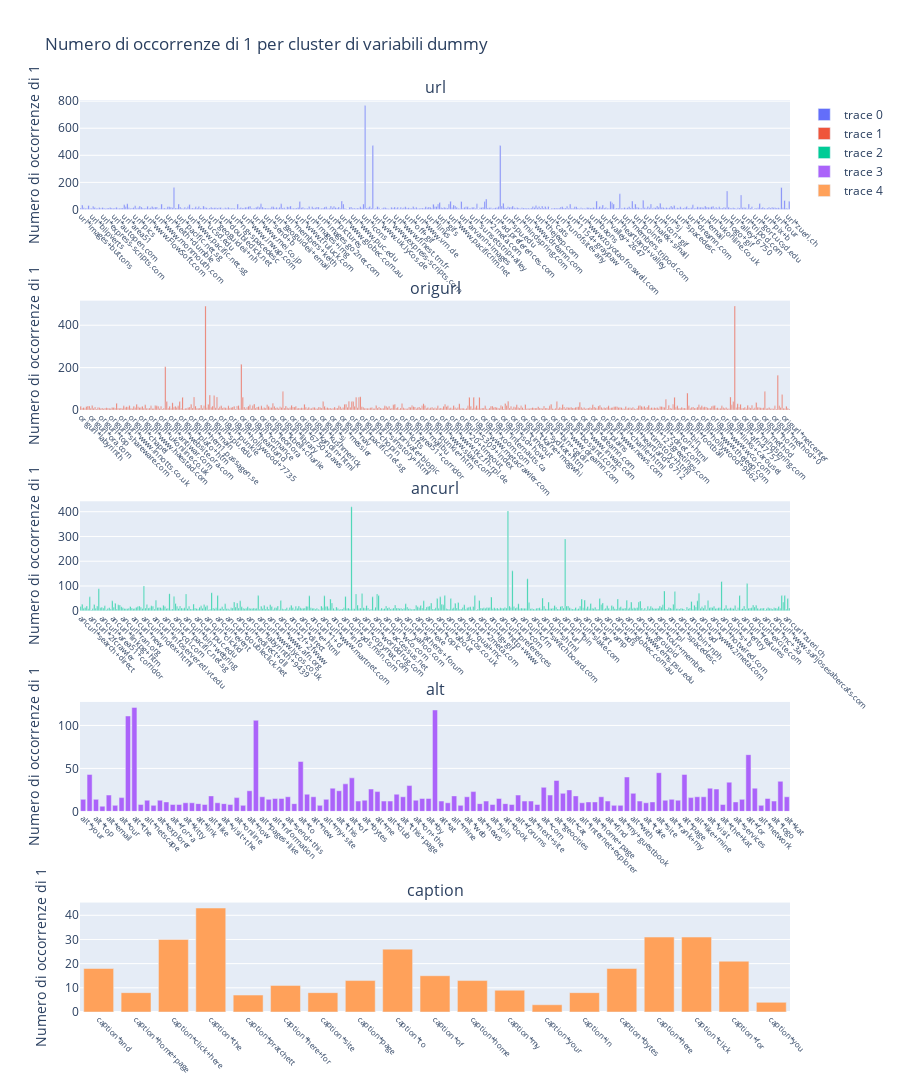

The code cell stored with this chart in its notebook:
### Markdown cell above
Si può notare una buona correlazione (Pearson) tra le variabili continue inerenti alle immagini.

### Code cell
# Raggruppa le variabili dummy in cluster
url_features = train_set[[col for col in train_set.columns if col.startswith('url*')]]
origurl_features = train_set.filter(like='origurl*')
ancurl_features = train_set.filter(like='ancurl*')
alt_features = train_set.filter(like='alt*')
caption_features = train_set.filter(like='caption*')

# Lista dei cluster e corrispondenti nomi dei cluster
clusters = [url_features, origurl_features, ancurl_features, alt_features, caption_features]
cluster_names = ['url', 'origurl', 'ancurl', 'alt', 'caption']

# Creazione della figura interattiva con sottoplot per ogni cluster
fig = make_subplots(rows=len(clusters), cols=1, subplot_titles=cluster_names)

# Aggiunta dei grafici a barre interattivi per ogni cluster
for i, cluster in enumerate(clusters):
    counts = cluster.sum()
    fig.add_trace(go.Bar(x=counts.index, y=counts.values, hovertemplate="Label: %{x}<br>Occorrenze di 1: %{y}"), row=i+1, col=1)

# Aggiunta dei titoli e impostazioni del layout
fig.update_layout(height=500*len(clusters), title_text="Numero di occorrenze di 1 per cluster di variabili dummy")
fig.update_xaxes(tickangle=45, tickfont=dict(size=8), showgrid=False)
fig.update_yaxes(title_text="Numero di occorrenze di 1")

fig.show()

### Figure 1 — Plotly figure (JSON) as saved in the notebook; plotly's stock layout.template omitted (floating-point values rounded to 4 significant figures; data arrays with more than 128 entries replaced by an {"elided": "..."} marker saying what was removed)
{"data": [{"hovertemplate": "Label: %{x}<br>Occorrenze di 1: %{y}", "type": "bar", "x": {"elided": "457 str values"}, "xaxis": "x", "y": {"elided": "457 int values"}, "yaxis": "y"}, {"hovertemplate": "Label: %{x}<br>Occorrenze di 1: %{y}", "type": "bar", "x": {"elided": "495 str values"}, "xaxis": "x2", "y": {"elided": "495 int values"}, "yaxis": "y2"}, {"hovertemplate": "Label: %{x}<br>Occorrenze di 1: %{y}", "type": "bar", "x": {"elided": "472 str values"}, "xaxis": "x3", "y": {"elided": "472 int values"}, "yaxis": "y3"}, {"hovertemplate": "Label: %{x}<br>Occorrenze di 1: %{y}", "type": "bar", "x": ["alt*your", "alt*and", "alt*top", "alt*all", "alt*email", "alt*out", "alt*our", "alt*here", "alt*the", "alt*download", "alt*netscape", "alt*what", "alt*explorer", "alt*more", "alt*for+a", "alt*take+a", "alt*kitty", "alt*visit+our", "alt*link", "alt*wacky", "alt*like", "alt*heartland", "alt*visit+the", "alt*romance", "alt*online", "alt*products", "alt*now", "alt*click+here", "alt*pages+like", "alt*rank", "alt*information", "alt*us", "alt*send+this", "alt*up", "alt*to", "alt*chat", "alt*new", "alt*net", "alt*my+site", "alt*search", "alt*this", "alt*on", "alt*of", "alt*links", "alt*bytes", "alt*my", "alt*me", "alt*picture", "alt*club", "alt*pages", "alt*this+page", "alt*in", "alt*on+the", "alt*guestbook", "alt*by", "alt*click", "alt*at", "alt*ad", "alt*mine", "alt*amazon+com", "alt*web", "alt*next", "alt*news", "alt*info", "alt*join", "alt*of+the", "alt*book", "alt*amazon", "alt*forums", "alt*back", "alt*next+site", "alt*a+tour", "alt*com", "alt*microsoft", "alt*geocities", "alt*ring", "alt*cat", "alt*send", "alt*internet+explorer", "alt*banner", "alt*home+page", "alt*internet", "alt*find", "alt*cool", "alt*my+guestbook", "alt*here+for", "alt*with", "alt*get", "alt*take", "alt*tour", "alt*site", "alt*to+visit", "alt*rank+my", "alt*from", "alt*page", "alt*graphic", "alt*like+mine", "alt*email+me", "alt*visit", "alt*free", "alt*the+kat", "alt*award", "alt*services", "alt*about", "alt*for", "alt*here+to", "alt*network", "alt*you", "alt*logo", "alt*home", "alt*kat"], "xaxis": "x4", "y": [14, 43, 14, 6, 19, 7, 16, 111, 121, 8, 13, 7, 13, 11, 8, 8, 10, 10, 9, 8, 18, 10, 9, 8, 16, 7, 24, 106, 17, 14, 15, 15, 17, 9, 58, 20, 17, 7, 14, 27, 24, 32, 39, 12, 13, 26, 23, 12, 12, 20, 17, 30, 13, 15, 15, 118, 12, 10, 18, 7, 17, 23, 9, 12, 8, 15, 9, 8, 19, 12, 12, 8, 28, 19, 36, 21, 25, 18, 10, 11, 11, 17, 12, 7, 7, 40, 21, 12, 10, 11, 45, 13, 14, 13, 43, 16, 17, 17, 27, 26, 8, 34, 11, 14, 66, 27, 7, 15, 12, 35, 17], "yaxis": "y4"}, {"hovertemplate": "Label: %{x}<br>Occorrenze di 1: %{y}", "type": "bar", "x": ["caption*and", "caption*home+page", "caption*click+here", "caption*the", "caption*pratchett", "caption*here+for", "caption*site", "caption*page", "caption*to", "caption*of", "caption*home", "caption*my", "caption*your", "caption*in", "caption*bytes", "caption*here", "caption*click", "caption*for", "caption*you"], "xaxis": "x5", "y": [18, 8, 30, 43, 7, 11, 8, 13, 26, 15, 13, 9, 3, 8, 18, 31, 31, 21, 4], "yaxis": "y5"}], "layout": {"annotations": [{"font": {"size": 16}, "showarrow": false, "text": "url", "x": 0.5, "xanchor": "center", "xref": "paper", "y": 1, "yanchor": "bottom", "yref": "paper"}, {"font": {"size": 16}, "showarrow": false, "text": "origurl", "x": 0.5, "xanchor": "center", "xref": "paper", "y": 0.78, "yanchor": "bottom", "yref": "paper"}, {"font": {"size": 16}, "showarrow": false, "text": "ancurl", "x": 0.5, "xanchor": "center", "xref": "paper", "y": 0.56, "yanchor": "bottom", "yref": "paper"}, {"font": {"size": 16}, "showarrow": false, "text": "alt", "x": 0.5, "xanchor": "center", "xref": "paper", "y": 0.34, "yanchor": "bottom", "yref": "paper"}, {"font": {"size": 16}, "showarrow": false, "text": "caption", "x": 0.5, "xanchor": "center", "xref": "paper", "y": 0.12, "yanchor": "bottom", "yref": "paper"}], "height": 2500, "title": {"text": "Numero di occorrenze di 1 per cluster di variabili dummy"}, "xaxis": {"anchor": "y", "domain": [0, 1], "showgrid": false, "tickangle": 45, "tickfont": {"size": 8}}, "xaxis2": {"anchor": "y2", "domain": [0, 1], "showgrid": false, "tickangle": 45, "tickfont": {"size": 8}}, "xaxis3": {"anchor": "y3", "domain": [0, 1], "showgrid": false, "tickangle": 45, "tickfont": {"size": 8}}, "xaxis4": {"anchor": "y4", "domain": [0, 1], "showgrid": false, "tickangle": 45, "tickfont": {"size": 8}}, "xaxis5": {"anchor": "y5", "domain": [0, 1], "showgrid": false, "tickangle": 45, "tickfont": {"size": 8}}, "yaxis": {"anchor": "x", "domain": [0.88, 1], "title": {"text": "Numero di occorrenze di 1"}}, "yaxis2": {"anchor": "x2", "domain": [0.66, 0.78], "title": {"text": "Numero di occorrenze di 1"}}, "yaxis3": {"anchor": "x3", "domain": [0.44, 0.56], "title": {"text": "Numero di occorrenze di 1"}}, "yaxis4": {"anchor": "x4", "domain": [0.22, 0.34], "title": {"text": "Numero di occorrenze di 1"}}, "yaxis5": {"anchor": "x5", "domain": [0, 0.12], "title": {"text": "Numero di occorrenze di 1"}}}}
